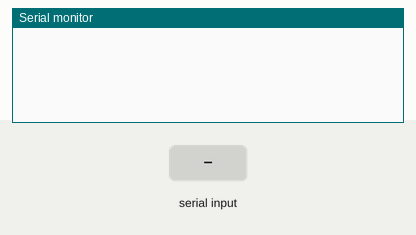
The sketch below on a simulated Arduino Uno, built with avr-gcc and run on an emulated ATmega328P. Shown: the last lines printed to the serial monitor. The test bench sets the inputs (shaded band).

Above: at 1.2 s.
1.3 s: "90,45\n" received over Serial
At 2.1 s:
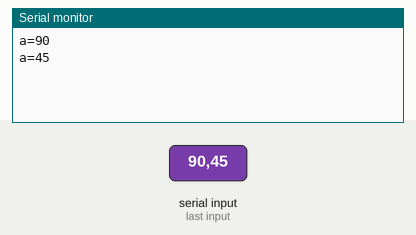
2.8 s: "30,150\n" received over Serial
At 4.5 s:
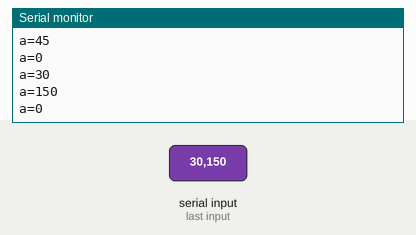
Timing chart, 0 to 6.0 s (numbered marks = the images above; inputs shaded):
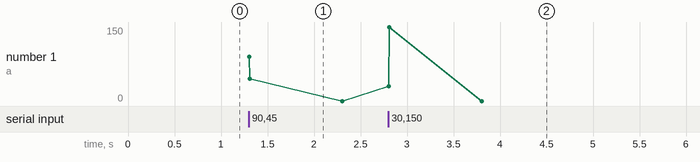

The sketch:

b.ino
```cpp
void setup() {

Serial.begin(9600);

}

void loop()
{

if(Serial.available())
{
  long a = Serial.parseInt();
  Serial.print("a=");
  Serial.println(a);
}
}
```

Measured:
- after the input at 1.3 s, the serial monitor: prints a new line at once (image 1)
- after the input at 2.8 s, the serial monitor: prints a new line at once (image 2)
